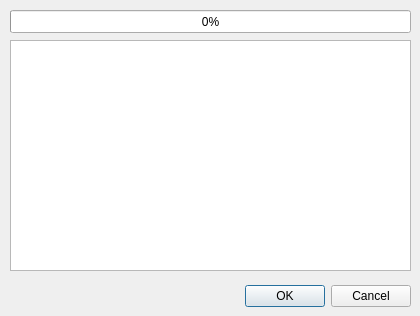
<?xml version="1.0" encoding="UTF-8"?>
<ui version="4.0">
 <class>DeviceDetection</class>
 <widget class="QDialog" name="DeviceDetection">
  <property name="geometry">
   <rect>
    <x>0</x>
    <y>0</y>
    <width>420</width>
    <height>316</height>
   </rect>
  </property>
  <property name="minimumSize">
   <size>
    <width>420</width>
    <height>316</height>
   </size>
  </property>
  <property name="maximumSize">
   <size>
    <width>420</width>
    <height>316</height>
   </size>
  </property>
  <property name="windowTitle">
   <string>Device Detection</string>
  </property>
  <widget class="QDialogButtonBox" name="buttonBox">
   <property name="geometry">
    <rect>
     <x>10</x>
     <y>280</y>
     <width>401</width>
     <height>32</height>
    </rect>
   </property>
   <property name="orientation">
    <enum>Qt::Horizontal</enum>
   </property>
   <property name="standardButtons">
    <set>QDialogButtonBox::Cancel|QDialogButtonBox::Ok</set>
   </property>
  </widget>
  <widget class="QTableView" name="tableView">
   <property name="geometry">
    <rect>
     <x>10</x>
     <y>40</y>
     <width>401</width>
     <height>231</height>
    </rect>
   </property>
  </widget>
  <widget class="QProgressBar" name="progressBar">
   <property name="geometry">
    <rect>
     <x>10</x>
     <y>10</y>
     <width>401</width>
     <height>23</height>
    </rect>
   </property>
   <property name="value">
    <number>0</number>
   </property>
  </widget>
 </widget>
 <resources/>
 <connections>
  <connection>
   <sender>buttonBox</sender>
   <signal>accepted()</signal>
   <receiver>DeviceDetection</receiver>
   <slot>accept()</slot>
   <hints>
    <hint type="sourcelabel">
     <x>248</x>
     <y>254</y>
    </hint>
    <hint type="destinationlabel">
     <x>157</x>
     <y>274</y>
    </hint>
   </hints>
  </connection>
  <connection>
   <sender>buttonBox</sender>
   <signal>rejected()</signal>
   <receiver>DeviceDetection</receiver>
   <slot>reject()</slot>
   <hints>
    <hint type="sourcelabel">
     <x>316</x>
     <y>260</y>
    </hint>
    <hint type="destinationlabel">
     <x>286</x>
     <y>274</y>
    </hint>
   </hints>
  </connection>
 </connections>
</ui>
